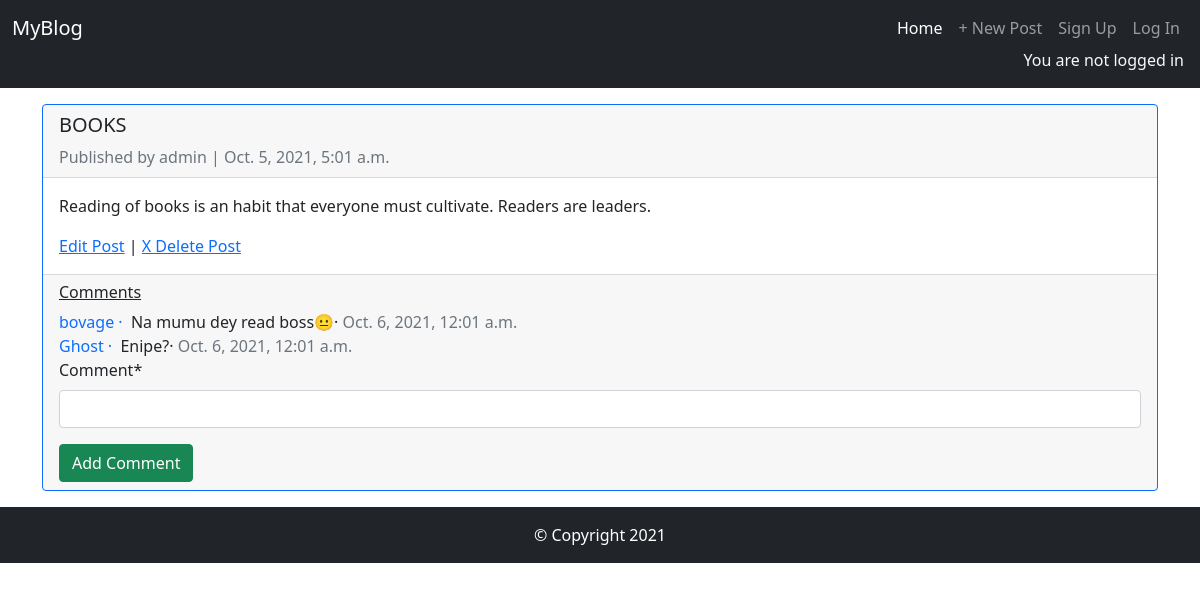
The app's page /post/17/ with its own data.
### pages/models.py (models this page shows, shortened)
class Post(models.Model):
    title = models.CharField(max_length=200)
    date = models.DateTimeField(auto_now_add=True)
    author = models.ForeignKey('auth.User', on_delete=models.CASCADE)
    body = models.TextField()

class Comment(models.Model):
    post = models.ForeignKey(Post, on_delete=models.CASCADE, related_name="comments")
    comment = models.CharField(max_length=140)
    author = models.ForeignKey('auth.User', on_delete=models.CASCADE)
    created = models.DateTimeField(auto_now_add=True)
    def __str__(self):
        return self.comment

### pages/views.py (the view, shortened to what this page needs)
# urls.py: path('post/<int:pk>/', BlogDetailView.as_view(), name = 'post_detail'),
class BlogDetailView(DetailView):
    model = Post
    template_name = 'post_detail.html'
    def get_context_data(self, **kwargs):
        context = super().get_context_data(**kwargs)
        context['comment_form'] = CommentForm()
        return context

### pages/form.py
class CommentForm(forms.ModelForm):
    class Meta:
        model = Comment
        fields = ('comment',)

### templates/post_detail.html (shortened to what this page needs)
{% extends 'base.html' %}
{% load crispy_forms_tags %}
{% block content %}
<div class="row">
    <div class="col-12 mt-3">
        <div class="card border-primary">
            <div class="card-header">
                <h5>{{ post.title }}</h5>
                <p class="text-muted mb-0">
                    Published by <span class="">{{ post.author }} | {{ post.date }}</span>
                </p>
            </div>
            <div class="card-body">
                <p class="card-text">{{ post.body }}</p>
                <a href="{% url 'post_edit' post.pk %}">Edit Post</a> |
                <a href="{% url 'post_delete' post.pk %}">X Delete Post</a>
            </div>
            <div class="card-footer">
                <h6 class="font-weight-bold text-decoration-underline">Comments</h6>
                {% for comment in post.comments.all %}
                <p class="mb-0">
                    <span class="text-primary">{{ comment.author }} &middot;</span>&nbsp;&nbsp;{{ comment }}&middot
                    <span class="text-muted">{{ comment.created }}</span>
                </p>
                {% empty %}
                <p class="text-muted">There are no comments yet.</p>
                {% endfor %}
                <form method="POST">{% csrf_token %}
                    {{ comment_form|crispy }}
                    <button class="btn btn-success" type="submit">Add Comment</button>
                </form>
            </div>
        </div>
    </div>
</div>
{% endblock content %}

### records on screen
Post: title "BOOKS", author "admin", date "Oct. 5, 2021, 5:01 a.m.", body "Reading of books is an habit that everyone must cultivate. Readers are leaders."
Comment: author "bovage", comment "Na mumu dey read boss😐", created "Oct. 6, 2021, 12:01 a.m."
Comment: author "Ghost", comment "Enipe?", created "Oct. 6, 2021, 12:01 a.m."
